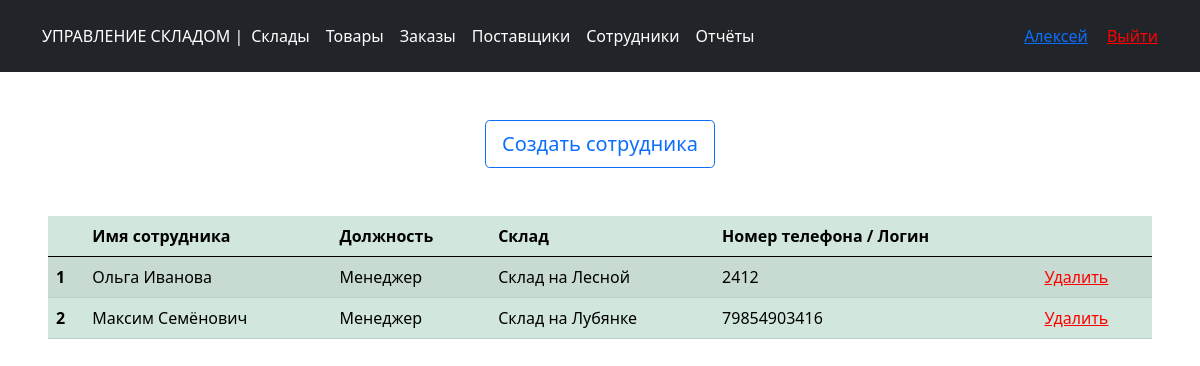
Screenshot of /employees (signed in) with the database file from the repository.
### main.py (models this page shows, shortened)
class User(db.Model, UserMixin):
    id = db.Column(db.Integer, primary_key=True)
    login = db.Column(db.String(128), nullable=False, unique=True)
    password = db.Column(db.String(255), nullable=False)
    role =  db.Column(db.Integer)
    name = db.Column(db.String(128))
    last_name = db.Column(db.String(128))
    whs_id = db.Column(db.Integer)
    id_Admin = db.Column(db.Integer)
    def __repr__(self):
        return self.name

class Role(db.Model, UserMixin):
    id = db.Column(db.Integer, primary_key=True)
    name_role = db.Column(db.String(128), nullable=False, unique=True)

class Creat_warehouse(db.Model, UserMixin):
    id = db.Column(db.Integer, primary_key=True)
    name_wh = db.Column(db.String(128), nullable=False)
    id_Admin = db.Column(db.Integer)

### main.py (the view)
@app.route('/employees')
@login_required
def employees():
    if (current_user.role == 1):
        id_Admin = current_user.id
    else:
        return redirect(url_for('admin'))
    data = db.session.query(User, Role, Creat_warehouse).join(Role, User.role==Role.id).join(Creat_warehouse,
                            User.whs_id==Creat_warehouse.id).filter(User.id_Admin==id_Admin).all()
    return render_template('employees.html', data=data)

### main.py (called while the page is built)
@manager.user_loader
def load_user(user_id):
    return User.query.get(user_id)

@app.after_request
def redirect_to_signin(response):
    if response.status_code == 401:
        return redirect(url_for('login_page'))
    return response

### templates/employees.html
{% extends 'base.html' %}
{% block content %}
	<div class="employees_container">
		<div class="d-grid gap-2 d-sm-flex justify-content-sm-center my-5">
			<a href="employees/form_creat_employees" class="btn btn-outline-primary btn-lg mx-2">Создать сотрудника</a>
		</div>
	<div class="bd-example m-5">
	  <table class="table table-success table-striped">
		  <thead>
			<tr>
			  <th scope="col"></th>
			  <th scope="col">Имя сотрудника</th>
			  <th scope="col">Должность</th>
			  <th scope="col">Склад</th>
			  <th scope="col">Номер телефона / Логин</th>
			  <th scope="col"></th>
			</tr>
		  </thead>
		  <tbody>
          {% for epl in data %}
			<tr>
			  <th scope="row">{{ loop.index }}</th>
			  <td>{{ epl.User }} {{ epl.User.last_name }}</td>
			  <td>{{ epl.Role.name_role }}</td>
			  <td>{{ epl.Creat_warehouse.name_wh }}</td>
			  <td>{{ epl.User.login }}</td>
			  <td>
                  <a style="color: red" href="{{ url_for('employees', id_delete=epl.id) }}">Удалить</a>
              </td>
			</tr>
          {% endfor %}
		  </tbody>
	  </table>
	</div>
{% endblock %}

### templates/base.html (shortened to what this page needs)
<!DOCTYPE html>
<html lang="en">
<head>
    <link rel="stylesheet" href="{{ url_for('static', filename='/bootstrap-5.0.0-beta3-dist/css/bootstrap.min.css') }}">
</head>
<body>
<header class="p-3 bg-dark text-white">
    <div class="container">
        <div class="d-flex flex-wrap align-items-center justify-content-center justify-content-lg-start">
            {% if (current_user.is_authenticated == False) %}
                <a href="/" class="d-flex align-items-center mb-2 mb-lg-0 text-white text-decoration-none">
                    УПРАВЛЕНИЕ СКЛАДОМ |</a>
            {% else %}
                <a href="{{ url_for('admin') }}"
                   class="d-flex align-items-center mb-2 mb-lg-0 text-white text-decoration-none">
                    УПРАВЛЕНИЕ СКЛАДОМ |</a>
            {% endif %}
            <ul class="nav col-12 col-lg-auto me-lg-auto mb-2 justify-content-center mb-md-0">
                {% if (current_user.is_authenticated == True) %}
                    <li><a href="{{ url_for('warehouse') }}" class="nav-link px-2 text-white">Склады</a></li>
                    <li><a href="{{ url_for('product_manage') }}" class="nav-link px-2 text-white">Товары</a></li>
                    <li><a href="{{ url_for('orders') }}" class="nav-link px-2 text-white">Заказы</a></li>
                    <li><a href="{{ url_for('suppliers') }}" class="nav-link px-2 text-white">Поставщики</a></li>
                    {% if current_user.role == 1 %}
                        <li><a href="{{ url_for('employees') }}" class="nav-link px-2 text-white">Сотрудники</a></li>
                        <li><a href="{{ url_for('reports') }}" class="nav-link px-2 text-white">Отчёты</a></li>
                    {% endif %}
                {% endif %}
            </ul>
            <div class="text-end">
                {% if (current_user.is_authenticated == False) %}
                    <a href="/login">
                        <button type="button" class="btn btn-outline-light me-2">Авторизация</button>
                    </a>
                    <a href="/register">
                        <button type="button" class="btn btn-warning">Регистрация</button>
                    </a>
                {% else %}
                    <a href="">{% block role %}{% endblock %}{{ current_user.name }}</a>
                    <a style="color: red; margin-left: 15px;" href="{{ url_for('logout') }}">Выйти</a>
                {% endif %}
            </div>
        </div>
    </div>
</header>
{% block content %}{% endblock %}
</body>
</html>

### rows the page displays
User: name "Алексей"
User: User "Ольга", User.last_name "Иванова", Role.name_role "Менеджер", Creat_warehouse.name_wh "Склад на Лесной", User.login "2412"
User: User "Максим", User.last_name "Семёнович", Role.name_role "Менеджер", Creat_warehouse.name_wh "Склад на Лубянке", User.login "79854903416"
